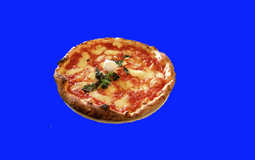
#> input picture background_removal/blue_pizza.png, 255 x 160 px, shrunk from 334 x 209 before the run, found by its file name
$ jupyter execute --allow-errors blueScreen.ipynb
#> lines starting #> are read from the running program, lines starting #| are printed output that depends on the picture; after the words box and inside, x2 and y2 are one past the last pixel; in counts of white or black regions, pixels touching at a corner belong together
[cell 1]
import cv2 as cv

[cell 2]
print(cv.__version__)

[cell 3]
import matplotlib.pyplot as plt

[cell 4]
import numpy as np

[cell 5]
def showrgb(img):
    img_d = cv.cvtColor(img , cv.COLOR_BGR2RGB)
    plt.imshow(img_d)

[cell 6]
img = cv.imread("blue_pizza.png")
#> img is the input picture: shape (160, 255, 3); mean B, G, R 214.3, 51.4, 45.4

[cell 7]
img.shape
#> Out = (160, 255, 3)

[cell 8]
img_display = cv.cvtColor(img,cv.COLOR_RGB2BGR)

[cell 9]
plt.imshow(img)

[cell 10]
bg = cv.imread("space_bg.jpg")
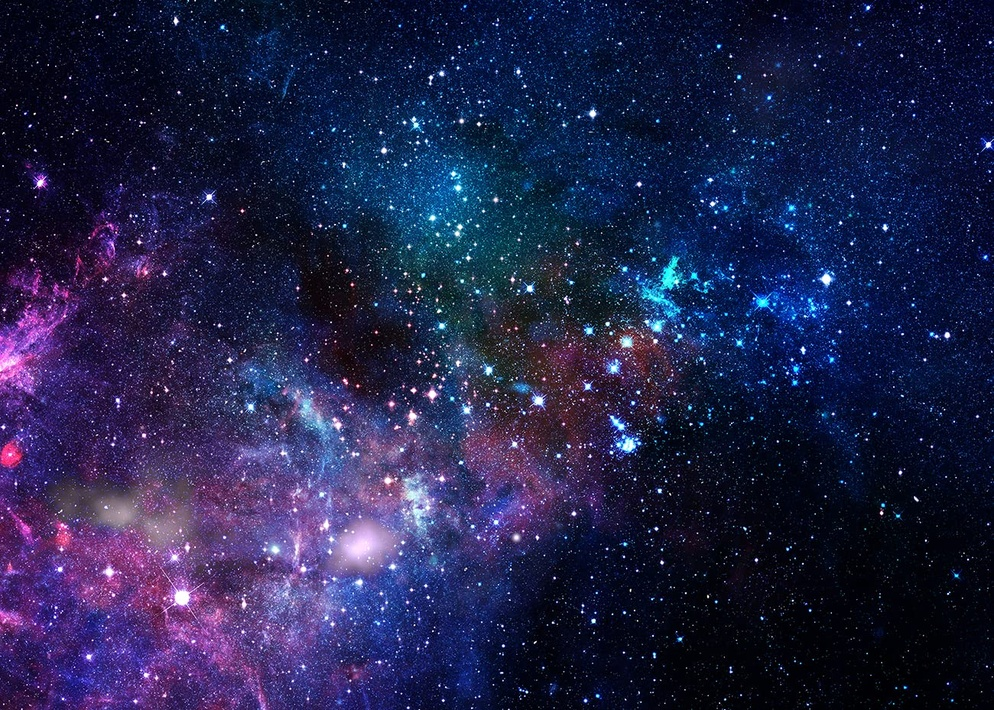
#> input picture background_removal/space_bg.jpg, 994 x 710 px, shrunk from 1300 x 929 before the run, found by its file name
#> bg is the input picture: shape (710, 994, 3); mean B, G, R 74.2, 34.7, 33.5
bg_display=cv.cvtColor(bg,cv.COLOR_RGB2BGR)
plt.imshow(bg_display)
width = img.shape[1]
#> width = 255
height = img.shape[0]
#> height = 160
print (width, height)
#| 255 160

[cell 11]
# img_hsv = cv.cvtColor(img,cv.COLOR_BGR2HSV)
# bg_hsv = cv.cvtColor(bg,cv.COLOR_BGR2HSV)
# plt.imshow(img_hsv)

[cell 12]
#img_hsv[0:100,0]
#0:100 , first 0 to 100 lines

[cell 13]
# for i in range(width):  #checking color for cell by cell . recheck the code
#     for j in range(height):
#         if img_hsv[j,i,0] != 117:
#             bg_hsv[j,i] = img_hsv[j,i]

[cell 14]
#bg = cv.cvtColor(bg_hsv,cv.COLOR_HSV2BGR)
#img = cv.cvtColor(bg_hsv,cv.COLOR_HSV2BGR)

[cell 15]
showrgb(bg) #done processing / output

[cell 16]
img_gray = cv.cvtColor(img, cv.COLOR_BGR2GRAY)
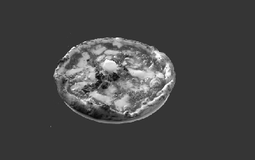
#> img_gray: shape (160, 255); min 5, max 255, mean 68.2
mask = cv.inRange(img_gray , 50 , 55)
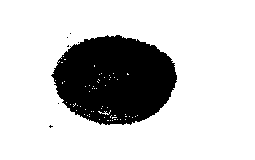
#> mask: shape (160, 255); 79.3% white; 7 black regions (6 under 20 px), largest, box (x1, y1, x2, y2) and area: (51, 35, 177, 125) 8422
plt.imshow(mask, cmap='gray')

[cell 17]
img_gray[0,0]
#> Out = 53

[cell 18]
img_with_mask = img.copy()
img_with_mask [mask != 0] = [0,0,0] #recheck this
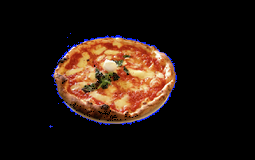
#> img_with_mask: shape (160, 255, 3); mean B, G, R 15.8, 22.8, 36.5
showrgb(img_with_mask)

[cell 19]
#1 crop the image

bg_crop = bg[0:height , 0:width].copy()
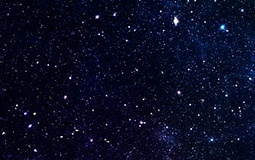
#> bg_crop: shape (160, 255, 3); mean B, G, R 35.5, 12.4, 9.5
showrgb(bg_crop)

[cell 20]
#2apply the mask
bg_crop[mask== 0] = [0,0,0]
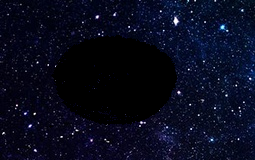
#> bg_crop: shape (160, 255, 3); mean B, G, R 29.1, 10.5, 7.8
#> (the rest of this cell did not finish here and is left out)
